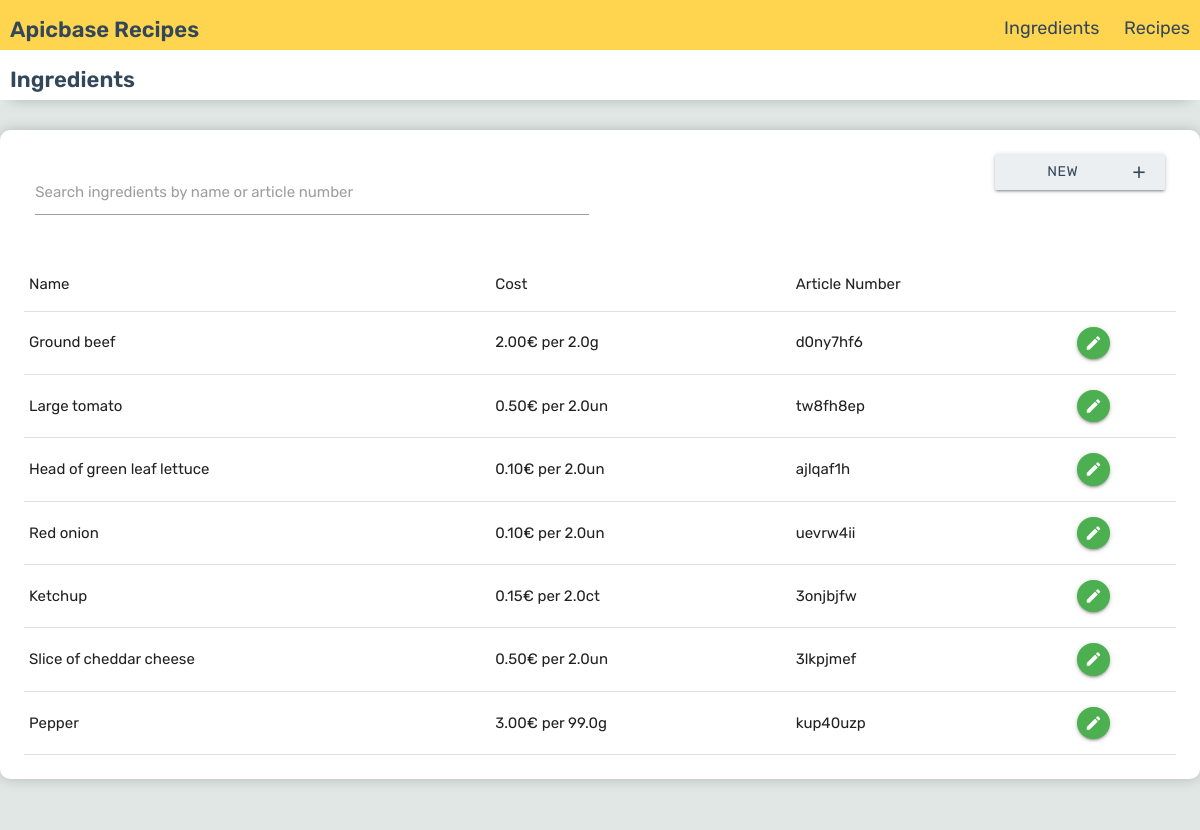
The page /ingredients/ on the database its author committed.
### abrecipes/recipes/models.py (models this page shows, shortened)
class Ingredient(models.Model):
    name = models.CharField(max_length=2000)
    article_number = models.CharField(max_length=20, unique=True)
    cost = models.DecimalField(max_digits=12, decimal_places=2)
    metric = models.CharField(choices=UNIT_CHOICES, max_length=6)
    created_at = models.DateTimeField(auto_now_add=True, blank=True, null=True)
    amount_per_cost = models.FloatField()
    class Meta:
        db_table = 'ingredient'
        default_permissions = ('add', 'change', 'delete', 'view')

### abrecipes/recipes/views.py (the view)
# urls.py: path('ingredients/', views.IngredientList.as_view(), name='ingredient_list'),
class IngredientList(ListView):
    model = Ingredient
    template_name = "ingredients/ingredient_list.html"
    context_object_name = 'ingredients'

### abrecipes/templates/ingredients/ingredient_list.html (shortened to what this page needs)
{% extends "base.html" %}
{% load static %}
{% block customcss %}
<link href="{% static 'css/ingredients/ingredient_list.css' %}" rel="stylesheet">
{% endblock customcss %}
{% block current_section %}
Ingredients
{% endblock current_section %}
{% block content %}
<div class="ingredient-list">
    <div class="ingredient-search">
        <div class="row">
            <div class="input-field col s6">
                <input id="search_ingredient" type="text" oninput="onSearchIngredients(this)">
                <label for="search_ingredient">Search ingredients by name or article number</label>
            </div>
            <div class="col s2 right">
                <a href="/ingredients/new/" class="new-ingredient waves-effect waves-light btn blue-grey lighten-5"><i class="material-icons right">add</i>New Ingredient</a>
            </div>
        </div>
    </div>
    <div>
        <table>
            <thead>
              <tr>
                  <th>Name</th>
                  <th>Cost</th>
                  <th>Article Number</th>
                  <th></th>
              </tr>
            </thead>
            <tbody id="ingredients">
            {% for ingredient in ingredients %}
                <tr class="ingredient">
                    <td>{{ingredient.name}}</td>
                    <td>{{ingredient.cost}}€ per {{ingredient.amount_per_cost}}{{ingredient.metric}}</td>
                    <td>{{ingredient.article_number}}</td>
                    <td><a  href="{% url 'recipes:ingredient_edit' ingredient.id %}" class="btn-floating offset-s10 btn-small waves-effect waves-light green"><i class="material-icons">edit</i></a></td>
                </tr>
            {% endfor %}
            </tbody>
        </table>
    </div>
</div>
{% endblock content %}

### abrecipes/templates/base.html (shortened to what this page needs)
{% load static i18n %}
<!DOCTYPE html>
<html lang="en">
  <head>
    {% block css %}
    <link href="{% static 'css/reset.css' %}" rel="stylesheet">
    <link rel="stylesheet" href="https://cdnjs.cloudflare.com/ajax/libs/materialize/1.0.0/css/materialize.min.css">
    <link href="{% static 'css/nav.css' %}" rel="stylesheet">
    <link href="{% static 'css/project.css' %}" rel="stylesheet">
    {% block customcss %}
    {% endblock customcss %}
    {% endblock  %}
  </head>
  <body>
    <nav class="header">
      <div class="nav-header">
        <div class="nav-title">
          Apicbase Recipes
        </div>
      </div>
      <div class="nav-links">
        <a href="{% url 'recipes:ingredient_list' %}">Ingredients</a>
        <a href="{% url 'recipes:recipe_list' %}">Recipes</a>
      </div>
    </nav>
    <nav class="current-section">
      <div class="nav-header">
        <div class="nav-title">
          {% block current_section %}
          {% endblock current_section %}
        </div>
      </div>
    </nav>
    <div class="main-content">
      {% block content %}
      {% endblock content %}
    </div>
  </body>
</html>

### abrecipes/static/css/nav.css (style rules this page uses)
nav { font: inherit; height: 50px; width: 100%; background-color: #ffd54f; display: block; position: relative; z-index: 1; }
nav.current-section { background-color: #ffffff; box-shadow: 0 10px 14px -10px rgb(0, 0, 0, 0.2); margin-bottom: 30px; }
nav > .nav-header { display: inline; }
nav > .nav-header > .nav-title { display: inline-block; font-size: 22px; color: #33475b; font-weight: 600; padding: 13px 10px 13px 10px; }
nav > .nav-links { display: inline; float: right; font-size: 18px; height: 50px; }
nav > .nav-links > a { display: inline-block; padding: 15px 10px 15px 10px; text-decoration: none; color: #33475b; height: 50px; }

### abrecipes/static/css/project.css (style rules this page uses)
* { margin: 0; padding: 0; outline: 0; box-sizing: border-box; font-family: Rubik; }
html, body { height: 100%; width: 100%; }
body { background-color: #E1E7E4; }
.main-content { background-color: #E1E7E4; width: 100%; min-height: calc(100% - 100px); display: flex; flex-direction: column; align-items: center; padding-bottom: 50px; }
.btn { color: #33475b; }
i { color: #33475b; }

### abrecipes/static/css/ingredients/ingredient_list.css (style rules this page uses)
.ingredient-list { display: flex; flex-direction: column; background-color: white; margin: 0px 30px; padding: 24px; min-width: 240px; max-width: 1200px; border-radius: 10px; box-shadow: 0 0 14px 0 rgb(0, 0, 0, 0.2); width: 100%; }

### rows shown on the page
Ingredient: name "Ground beef", cost "2.00", amount_per_cost "2.0", metric "g", article_number "d0ny7hf6"
Ingredient: name "Large tomato", cost "0.50", amount_per_cost "2.0", metric "un", article_number "tw8fh8ep"
Ingredient: name "Head of green leaf lettuce", cost "0.10", amount_per_cost "2.0", metric "un", article_number "ajlqaf1h"
Ingredient: name "Red onion", cost "0.10", amount_per_cost "2.0", metric "un", article_number "uevrw4ii"
Ingredient: name "Ketchup", cost "0.15", amount_per_cost "2.0", metric "ct", article_number "3onjbjfw"
Ingredient: name "Slice of cheddar cheese", cost "0.50", amount_per_cost "2.0", metric "un", article_number "3lkpjmef"
Ingredient: name "Pepper", cost "3.00", amount_per_cost "99.0", metric "g", article_number "kup40uzp"
